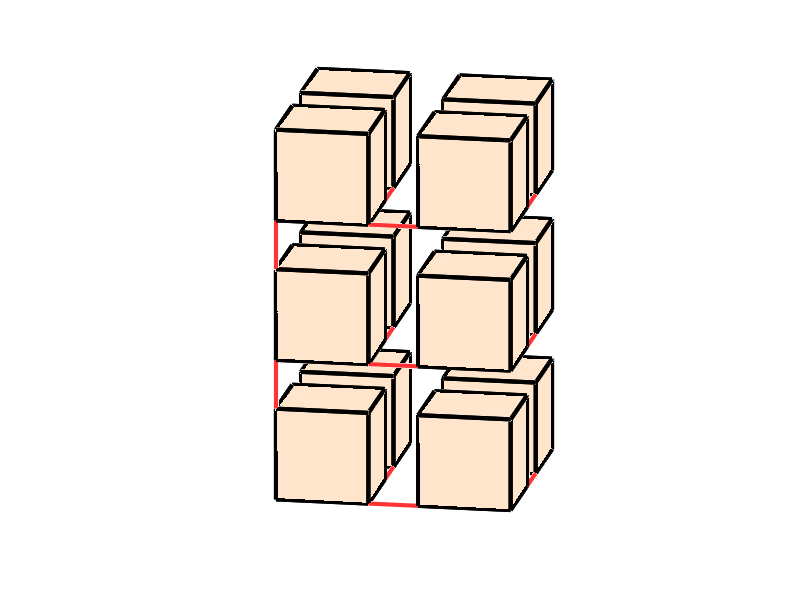

Recreate this plot in MATLAB.
% Construct a minimum connecting link pattern (MCP) for a 2x2x3 rectangular prismatic assembly
%
% Reference:
% G. P. T. Choi, S. Chen, L. Mahadevan, 
% ``Control of connectivity and rigidity in prismatic assemblies.''
% Proceedings of the Royal Society A, 476(2244), 20200485, 2020.

L = 2; %length
M = 2; %width
N = 3; %height
ncube = L*M*N; %Number of cubes

% Order of the 8 vertices
%   8 - - 7
%  /     /|
% 5 - - 6 |
% | 4 - | 3
% |/    |/
% 1 - - 2

% Order of the cubes
%    [10]- [11]
%   /     / |
% [8] - [9] |
%  |     |  |
%  | [6] - [7]
%  |/    |/ |
% [4] - [5] |
%  |     |  |
%  | [2] - [3]
%  |/    |/
% [0] - [1]

rown=ncube*18+1;
linkpairs=[
    8*0+2, 8*1+1;
    8*0+3, 8*2+2;
    8*1+3, 8*3+2;
   
    8*0+5, 8*4+1;
    
    8*4+2, 8*5+1;
    8*4+3, 8*6+2;
    8*5+3, 8*7+2;
    
    8*4+5, 8*8+1;
    
    8*8+2, 8*9+1;
    8*8+3, 8*10+2;
    8*9+3, 8*11+2;
    ];

% generate plot
v = zeros(8*L*M*N,3);
f = [];
for i = 0:M-1 
    for j = 0:L-1
        for k = 0:N-1
            n = k*(M*L)+L*i + j + 1;
            v(8*n-7,:) = [2*j,2*i,2*k];
            v(8*n-6,:) = [2*j+1.3,2*i,2*k];
            v(8*n-5,:) = [2*j+1.3,2*i+1.3,2*k];
            v(8*n-4,:) = [2*j,2*i+1.3,2*k];
            v(8*n-3,:) = [2*j,2*i,2*k+1.3];
            v(8*n-2,:) = [2*j+1.3,2*i,2*k+1.3];
            v(8*n-1,:) = [2*j+1.3,2*i+1.3,2*k+1.3];
            v(8*n,:) = [2*j,2*i+1.3,2*k+1.3];
            f = [f; 
                8*n-7, 8*n-4, 8*n-5, 8*n-6;
                8*n-3, 8*n-2, 8*n-1, 8*n-0;
                8*n-7, 8*n-3, 8*n-0, 8*n-4;
                8*n-6, 8*n-5, 8*n-1, 8*n-2;
                8*n-7, 8*n-6, 8*n-2, 8*n-3;
                8*n-5, 8*n-4, 8*n-0, 8*n-1];
        end
    end
end

fig = figure; hold on
%  plot the links
for i = 1:length(linkpairs)
    plot3(v(linkpairs(i,:),1), v(linkpairs(i,:),2), v(linkpairs(i,:),3),'Color',[255 51 51]/255,'LineWidth',3);
end
% plot the cubes
patch('Faces',f,'Vertices',v,'FaceColor',[255 229 204]/255,'LineWidth',3);
axis equal tight off
view([10 15])
